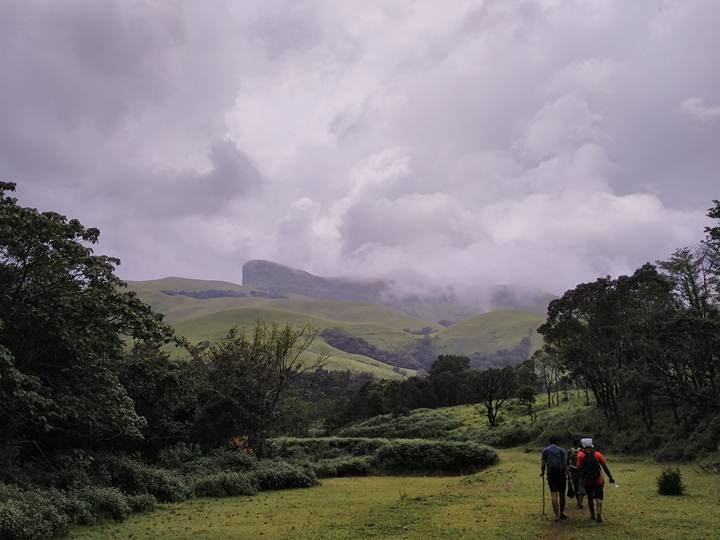
//> input picture opencv test/a.jpg, 720 x 540 px, given in place of the camera
$ ./red_detect   (built with g++ and OpenCV 4)
//> lines starting //> are read from the running program, lines starting //| are printed output that depends on the picture; after the words box and inside, x2 and y2 are one past the last pixel; in counts of white or black regions, pixels touching at a corner belong together
#include <iostream>
#include "opencv2/highgui/highgui.hpp"
#include "opencv2/imgproc/imgproc.hpp"

using namespace cv;
using namespace std;

int main( int argc, char** argv )
{
    VideoCapture cap(0); //capture the video from webcam

    if ( !cap.isOpened() )  // if not success, exit program
    {
         cout << "Cannot open the web cam" << endl;
         return -1;
    }

    namedWindow("Control", CV_WINDOW_AUTOSIZE); //create a window called "Control"

    int iLowH = 170;
    int iHighH = 179;

    int iLowS = 150;
    int iHighS = 255;

    int iLowV = 60;
    int iHighV = 255;

  //Create trackbars in "Control" window
 createTrackbar("LowH", "Control", &iLowH, 179); //Hue (0 - 179)
 createTrackbar("HighH", "Control", &iHighH, 179);

 createTrackbar("LowS", "Control", &iLowS, 255); //Saturation (0 - 255)
 createTrackbar("HighS", "Control", &iHighS, 255);

 createTrackbar("LowV", "Control", &iLowV, 255);//Value (0 - 255)
 createTrackbar("HighV", "Control", &iHighV, 255);

 int iLastX = -1;
 int iLastY = -1;

  //Capture a temporary image from the camera
 Mat imgTmp;
 cap.read(imgTmp);
//> imgTmp is the input picture: 540 rows x 720 cols, CV_8UC3; mean B, G, R 119.5, 116.5, 121.6

  //Create a black image with the size as the camera output
 Mat imgLines = Mat::zeros( imgTmp.size(), CV_8UC3 );;


    while (true)
    {
        Mat imgOriginal;

        bool bSuccess = cap.read(imgOriginal); // read a new frame from video


         if (!bSuccess) //if not success, break loop
        {
             cout << "Cannot read a frame from video stream" << endl;
             break;
        }

    Mat imgHSV;

   cvtColor(imgOriginal, imgHSV, COLOR_BGR2HSV); //Convert the captured frame from BGR to HSV
//> imgHSV: 540 rows x 720 cols, CV_8UC3; mean H, S, V 88.6, 45, 127

  Mat imgThresholded;

   inRange(imgHSV, Scalar(iLowH, iLowS, iLowV), Scalar(iHighH, iHighS, iHighV), imgThresholded); //Threshold the image
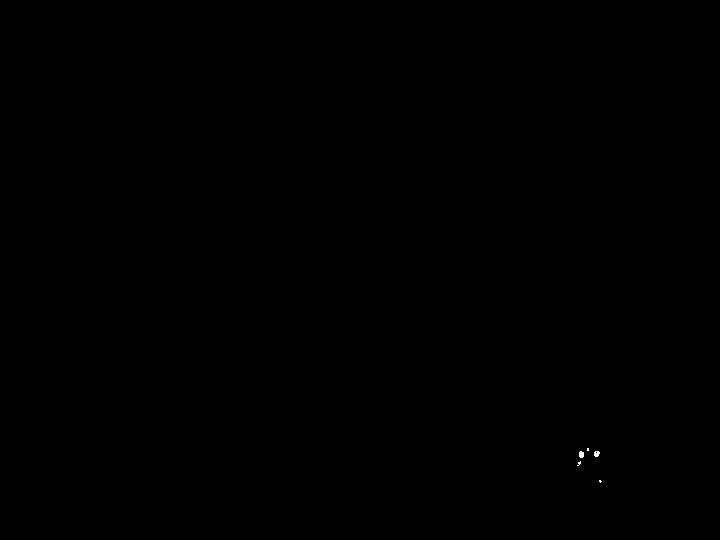
//> imgThresholded: 540 rows x 720 cols, CV_8UC1; 0.02% white; 5 white regions (3 under 20 px), largest, box (x1, y1, x2, y2) and area: (579, 451, 584, 458) 30, (594, 451, 600, 457) 28

  //morphological opening (removes small objects from the foreground)
  erode(imgThresholded, imgThresholded, getStructuringElement(MORPH_ELLIPSE, Size(5, 5)) );
//> imgThresholded: 540 rows x 720 cols, CV_8UC1; 0% white in thin lines or dots, all inside (x1, y1, x2, y2) = (581, 453, 582, 456)
  dilate( imgThresholded, imgThresholded, getStructuringElement(MORPH_ELLIPSE, Size(5, 5)) );
//> imgThresholded: 540 rows x 720 cols, CV_8UC1; 0.01% white; 1 white region, box (x1, y1, x2, y2) and area: (579, 451, 584, 458) 27

   //morphological closing (removes small holes from the foreground)
  dilate( imgThresholded, imgThresholded, getStructuringElement(MORPH_ELLIPSE, Size(5, 5)) );
//> imgThresholded: 540 rows x 720 cols, CV_8UC1; 0.02% white; 1 white region, box (x1, y1, x2, y2) and area: (577, 449, 586, 460) 75
  erode(imgThresholded, imgThresholded, getStructuringElement(MORPH_ELLIPSE, Size(5, 5)) );

   //Calculate the moments of the thresholded image
  Moments oMoments = moments(imgThresholded);
//> oMoments = moments, m00 6885, centre m10/m00, m01/m00 = (581, 454)

  double dM01 = oMoments.m01;
//> dM01 = 3125790
  double dM10 = oMoments.m10;
//> dM10 = 4000185
  double dArea = oMoments.m00;
//> dArea = 6885

   // if the area <= 10000, I consider that the there are no object in the image and it's because of the noise, the area is not zero
  if (dArea > 10000)
  {
   //calculate the position of the ball
   int posX = dM10 / dArea;
   int posY = dM01 / dArea;

   if (iLastX >= 0 && iLastY >= 0 && posX >= 0 && posY >= 0)
   {
    //Draw a red line from the previous point to the current point
    line(imgLines, Point(posX, posY), Point(iLastX, iLastY), Scalar(0,0,255), 2);
   }

    iLastX = posX;
   iLastY = posY;
  }

   imshow("Thresholded Image", imgThresholded); //show the thresholded image

   imgOriginal = imgOriginal + imgLines;
   imshow("Original", imgOriginal); //show the original image

        if (waitKey(30) == 27) //wait for 'esc' key press for 30ms. If 'esc' key is pressed, break loop
//> the Esc key is pressed
       {
            cout << "esc key is pressed by user" << endl;
            break;
       }
    }

   return 0;
}
